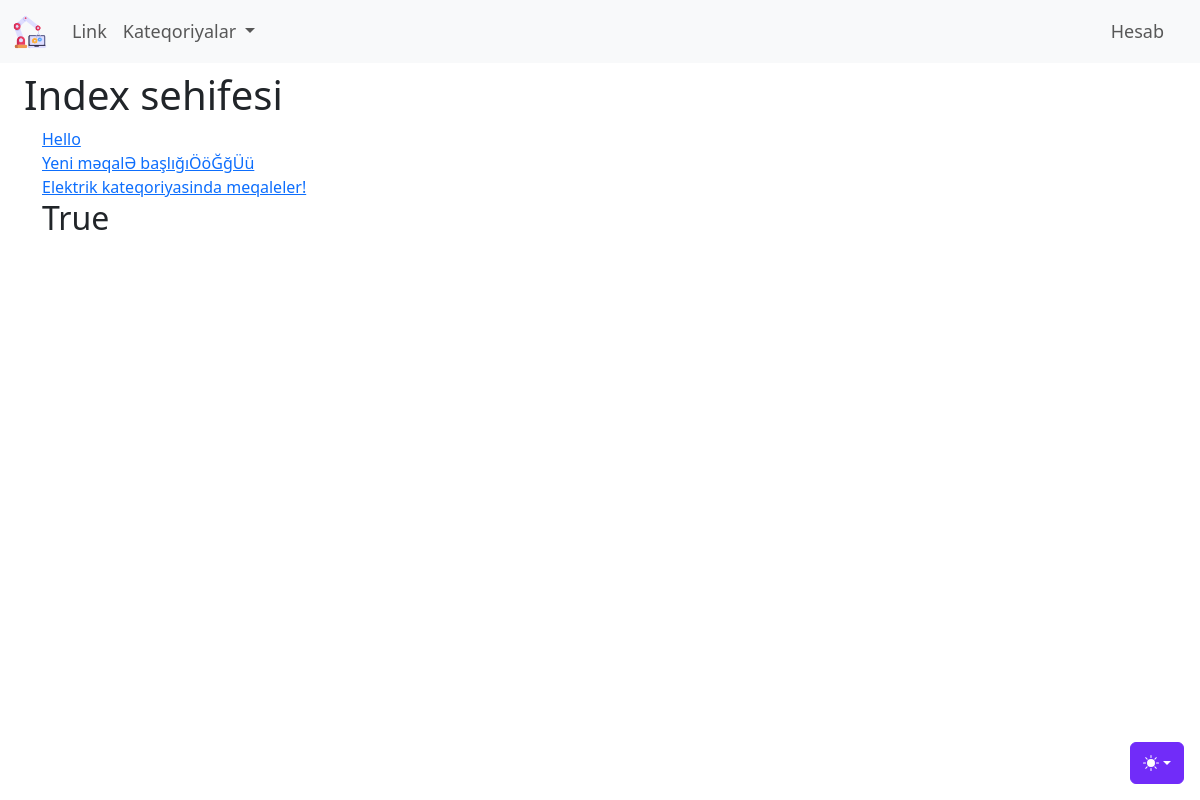
Page / (signed in) on the committed database.
### blog/models.py (models this page shows, shortened)
class Blog(models.Model):
    class Meta:
        verbose_name = 'Məqalə'
        verbose_name_plural = 'Məqalələr'
    basliq_sekli = models.ImageField(upload_to = "uploads/%d.%m.%Y",default = 'uploads/default.jpg',null=True,blank=True)
    basliq = models.CharField('Məqalə başlığı', max_length = 200)
    kontent = CKEditor5Field('Məqalə kontenti', config_name = 'extends')
    yaradilma_tarixi = models.DateTimeField('Yaranma tarixi', auto_now_add = True)
    deyisdirilme_tarixi = models.DateTimeField('Yaranma tarixi', auto_now = True)
    blog_slug = models.SlugField(editable=False, unique = True)
    blog_kateqoriya = models.ManyToManyField(Kateqoriya, verbose_name = 'Kateqoriyaları seçin.')
    yayinda_mi = models.BooleanField('Yayına buraxılsın?', default = False)
    yeni_mi = models.BooleanField('Yeni məqalə?', default = True)
    karuselde = models.BooleanField('Karuseldə', default = False)
    istifadeci = models.ForeignKey(settings.AUTH_USER_MODEL,verbose_name='İstifadəçi',on_delete = models.CASCADE)

### account/models.py (models this page shows, shortened)
class Author(AbstractUser):
    class Meta:
        verbose_name = 'Müəllif'
        verbose_name_plural = 'Müəlliflər'
    username = None
    email = models.EmailField(_("Email"),unique=True)
    USERNAME_FIELD = 'email'
    REQUIRED_FIELDS = []
    objects = AuthorManager()

### blog/views.py (the view)
# urls.py: path('',views.index),
def index(request):
    context = {
        'kateqoriyalar': Kateqoriya.objects.all(),
        'yazilar' : Blog.objects.all(),
    }
    return render(request,'blog/index.html',context)

### blog/templates/blog/index.html (shortened to what this page needs)
{%extends 'base.html'%}
{% block content %}
    <div class="container-fluid mt-2">
        <h1>Index sehifesi</h1>
        <div class="container">
            {%for yazi in yazilar%}
            <a href="{%url 'yazini_tap' yazi.blog_slug %}">{{yazi.basliq}}</a><br />
            {%endfor%}
            <h2>{{request.user.is_authenticated}}</h2>
        </div>
    </div>
{% endblock %}

### rows in the picture
Blog: basliq "Hello"
Blog: basliq "Yeni məqalƏ başlığıÖöĞğÜü"
Blog: basliq "Elektrik kateqoriyasinda meqaleler!"
Author: user.is_authenticated "True"
